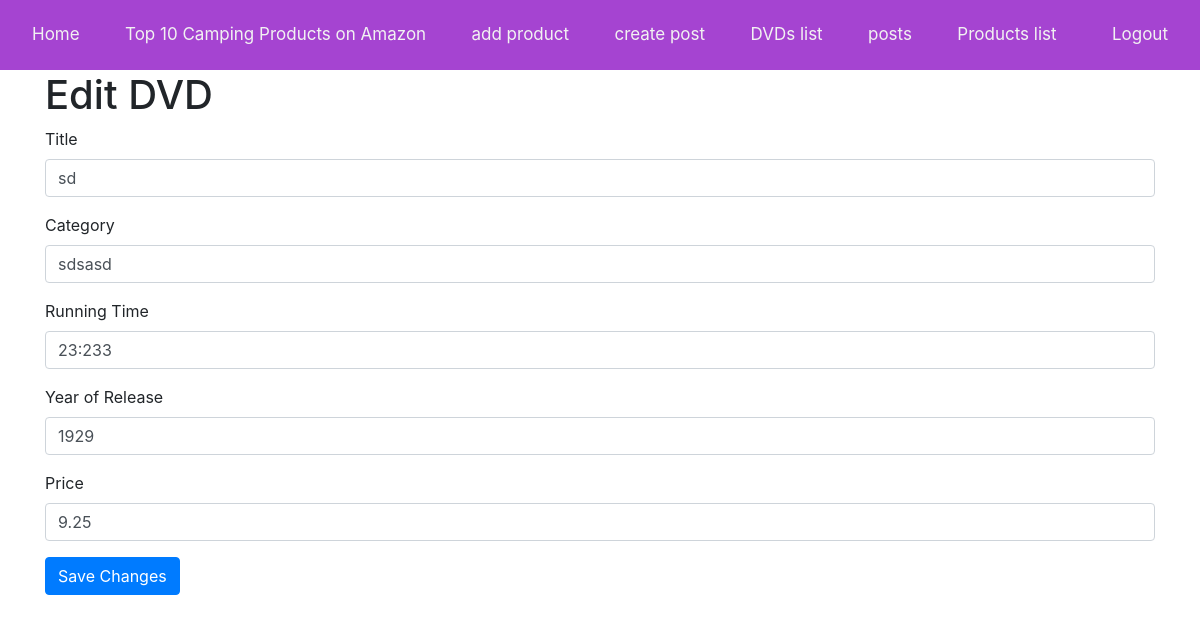
The page /edit-dvd/4 (signed in) on the database as committed earlier.
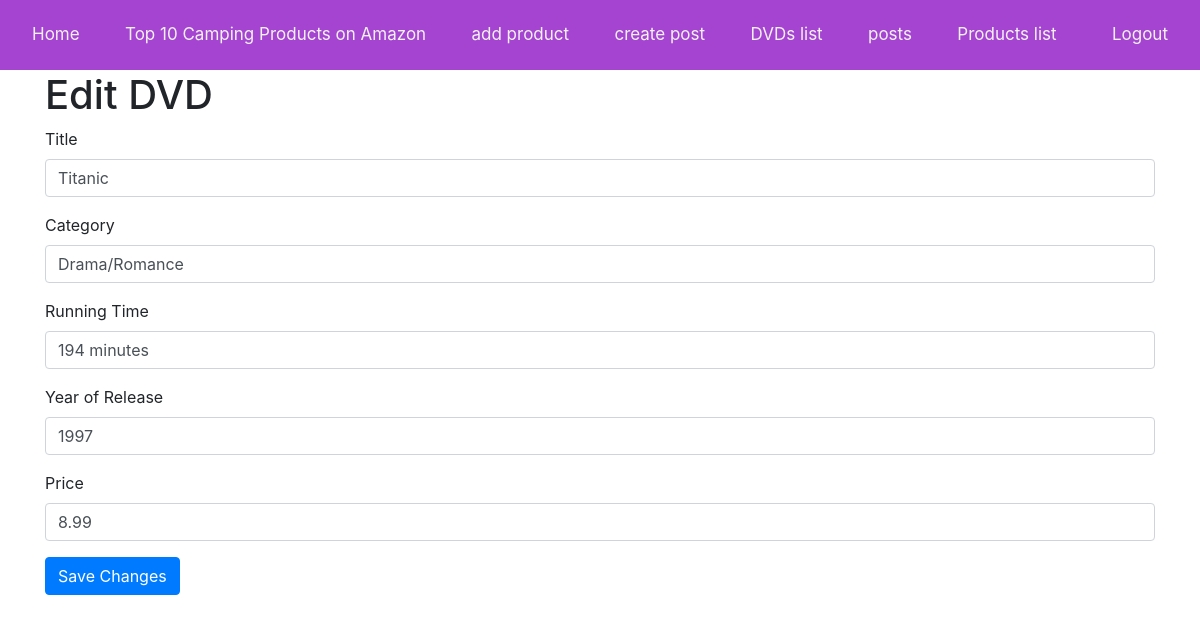
The same page on the database as committed later.
### api/models.py (models this page shows)
class DVD(db.Model):
    id = db.Column(db.Integer, primary_key=True)
    title = db.Column(db.String(100), nullable=False)
    category = db.Column(db.String(50), nullable=False)
    running_time = db.Column(db.String(20), nullable=False)
    year = db.Column(db.Integer, nullable=False)
    price = db.Column(db.Float, nullable=False)
    __table_args__ = (
        CheckConstraint('id >= 1'),
        CheckConstraint('id <= 100'),
    )

### api/routes.py (the view, shortened to what this page needs)
@dvd.route('/edit-dvd/<int:id>', methods=['GET', 'POST'])
def edit_dvd(id):
    try:
        dvd = DVD.query.get_or_404(id)
        return render_template("edit_dvd.html",user=current_user, dvd=dvd)
    except Exception as e:
        error_message = traceback.format_exc()
        return render_template('error.html', error=error_message)

### api/__init__.py (called while the page is built)
def create_app():
    app = Flask(__name__)
    app.config['SECRET_KEY'] = 'RAYMOON'
    app.config['SQLALCHEMY_DATABASE_URI'] = f'sqlite:///{DB_NAME}'
    app.config['SQLALCHEMY_TRACK_MODIFICATIONS'] = False
    db.init_app(app)
    from .views import views
    from .auth import auth
    from .routes import dvd
    app.register_blueprint(views, url_prefix='/')
    app.register_blueprint(auth, url_prefix='/')
    app.register_blueprint(dvd, url_prefix='/')
    from .models import User, Note
    with app.app_context():
        db.create_all()
    login_manager = LoginManager()
    login_manager.login_view = 'auth.login'
    login_manager.init_app(app)
    @login_manager.user_loader
    def load_user(id):
        return User.query.get(id)
    return app

### api/templates/edit_dvd.html (shortened to what this page needs)
{% extends "base.html" %}
{% block content%}
<!DOCTYPE html>
<html>
<head>
    <link rel="stylesheet" href="https://stackpath.bootstrapcdn.com/bootstrap/4.3.1/css/bootstrap.min.css">
</head>
<body>
    <div class="container">
        <h1>Edit DVD</h1>
        <form method="POST">
            <div class="form-group">
                <label for="title">Title</label>
                <input type="text" class="form-control" id="title" name="title" value="{{ dvd.title }}">
            </div>
            <div class="form-group">
                <label for="category">Category</label>
                <input type="text" class="form-control" id="category" name="category" value="{{ dvd.category }}">
            </div>
            <div class="form-group">
                <label for="running_time">Running Time</label>
                <input type="text" class="form-control" id="running_time" name="running_time" value="{{ dvd.running_time }}">
            </div>
            <div class="form-group">
                <label for="year">Year of Release</label>
                <input type="text" class="form-control" id="year" name="year" value="{{ dvd.year }}">
            </div>
            <div class="form-group">
                <label for="price">Price</label>
                <input type="text" class="form-control" id="price" name="price" value="{{ dvd.price }}">
            </div>
            <button type="submit" class="btn btn-primary">Save Changes</button>
        </form>
    </div>
</body>
</html>
{% endblock %}

Rows that differ between the two databases and show on the page:
changed DVD: title "sd" → "Titanic"; category "sdsasd" → "Drama/Romance"; running_time "23:233" → "194 minutes"; year "1929" → "1997"; price "9.25" → "8.99"
